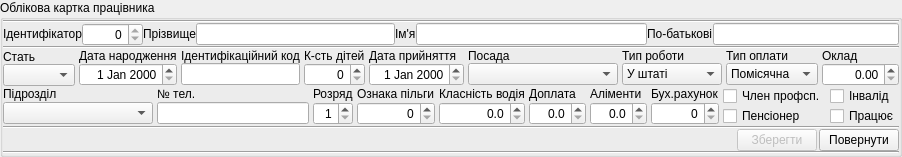
       <widget class="QGroupBox" name="groupBox">
        <property name="title">
         <string>Облікова картка працівника</string>
        </property>
        <layout class="QVBoxLayout">
         <property name="spacing">
          <number>0</number>
         </property>
         <property name="margin">
          <number>0</number>
         </property>
         <item>
          <widget class="Line" name="line">
           <property name="orientation">
            <enum>Qt::Horizontal</enum>
           </property>
          </widget>
         </item>
         <item>
          <layout class="QHBoxLayout">
           <item>
            <layout class="QHBoxLayout" name="horizontalLayout_7">
             <property name="spacing">
              <number>0</number>
             </property>
             <item>
              <widget class="QLabel" name="label_id">
               <property name="sizePolicy">
                <sizepolicy hsizetype="Fixed" vsizetype="Fixed">
                 <horstretch>0</horstretch>
                 <verstretch>0</verstretch>
                </sizepolicy>
               </property>
               <property name="text">
                <string>Ідентифікатор</string>
               </property>
              </widget>
             </item>
             <item>
              <widget class="QSpinBox" name="spinBox_id">
               <property name="focusPolicy">
                <enum>Qt::NoFocus</enum>
               </property>
               <property name="alignment">
                <set>Qt::AlignRight|Qt::AlignTrailing|Qt::AlignVCenter</set>
               </property>
               <property name="readOnly">
                <bool>true</bool>
               </property>
               <property name="maximum">
                <number>10000</number>
               </property>
              </widget>
             </item>
            </layout>
           </item>
           <item>
            <layout class="QHBoxLayout" name="horizontalLayout_4">
             <property name="spacing">
              <number>0</number>
             </property>
             <item>
              <widget class="QLabel" name="label_Prizv">
               <property name="sizePolicy">
                <sizepolicy hsizetype="Fixed" vsizetype="Fixed">
                 <horstretch>0</horstretch>
                 <verstretch>0</verstretch>
                </sizepolicy>
               </property>
               <property name="text">
                <string>Прізвище</string>
               </property>
              </widget>
             </item>
             <item>
              <widget class="QLineEdit" name="lineEdit_Prizv">
               <property name="sizePolicy">
                <sizepolicy hsizetype="Expanding" vsizetype="Fixed">
                 <horstretch>0</horstretch>
                 <verstretch>0</verstretch>
                </sizepolicy>
               </property>
               <property name="alignment">
                <set>Qt::AlignLeading|Qt::AlignLeft|Qt::AlignVCenter</set>
               </property>
              </widget>
             </item>
            </layout>
           </item>
           <item>
            <layout class="QHBoxLayout" name="horizontalLayout_5">
             <property name="spacing">
              <number>0</number>
             </property>
             <item>
              <widget class="QLabel" name="label_Imya">
               <property name="sizePolicy">
                <sizepolicy hsizetype="Fixed" vsizetype="Fixed">
                 <horstretch>0</horstretch>
                 <verstretch>0</verstretch>
                </sizepolicy>
               </property>
               <property name="text">
                <string>Ім'я</string>
               </property>
              </widget>
             </item>
             <item>
              <widget class="QLineEdit" name="lineEdit_Imya">
               <property name="alignment">
                <set>Qt::AlignLeading|Qt::AlignLeft|Qt::AlignVCenter</set>
               </property>
              </widget>
             </item>
            </layout>
           </item>
           <item>
            <layout class="QHBoxLayout" name="horizontalLayout_6">
             <property name="spacing">
              <number>0</number>
             </property>
             <item>
              <widget class="QLabel" name="label_Batk">
               <property name="sizePolicy">
                <sizepolicy hsizetype="Fixed" vsizetype="Fixed">
                 <horstretch>0</horstretch>
                 <verstretch>0</verstretch>
                </sizepolicy>
               </property>
               <property name="text">
                <string>По-батькові</string>
               </property>
              </widget>
             </item>
             <item>
              <widget class="QLineEdit" name="lineEdit_Batk">
               <property name="alignment">
                <set>Qt::AlignLeading|Qt::AlignLeft|Qt::AlignVCenter</set>
               </property>
              </widget>
             </item>
            </layout>
           </item>
          </layout>
         </item>
         <item>
          <widget class="Line" name="line_4">
           <property name="orientation">
            <enum>Qt::Horizontal</enum>
           </property>
          </widget>
         </item>
         <item>
          <layout class="QHBoxLayout">
           <property name="spacing">
            <number>4</number>
           </property>
           <item>
            <layout class="QVBoxLayout" name="verticalLayout_7">
             <property name="spacing">
              <number>0</number>
             </property>
             <item>
              <widget class="QLabel" name="label_gender">
               <property name="text">
                <string>Стать</string>
               </property>
              </widget>
             </item>
             <item>
              <widget class="QComboBox" name="comboBox_gender"/>
             </item>
            </layout>
           </item>
           <item>
            <layout class="QVBoxLayout">
             <property name="spacing">
              <number>0</number>
             </property>
             <item>
              <widget class="QLabel" name="label_BirthDate">
               <property name="sizePolicy">
                <sizepolicy hsizetype="Fixed" vsizetype="Fixed">
                 <horstretch>0</horstretch>
                 <verstretch>0</verstretch>
                </sizepolicy>
               </property>
               <property name="text">
                <string>Дата народження</string>
               </property>
              </widget>
             </item>
             <item>
              <widget class="QDateEdit" name="dateEdit_BirthDate">
               <property name="alignment">
                <set>Qt::AlignRight|Qt::AlignTrailing|Qt::AlignVCenter</set>
               </property>
               <property name="maximumDate">
                <date>
                 <year>2200</year>
                 <month>12</month>
                 <day>31</day>
                </date>
               </property>
               <property name="minimumDate">
                <date>
                 <year>1900</year>
                 <month>1</month>
                 <day>1</day>
                </date>
               </property>
              </widget>
             </item>
            </layout>
           </item>
           <item>
            <layout class="QVBoxLayout">
             <property name="spacing">
              <number>0</number>
             </property>
             <item>
              <widget class="QLabel" name="label">
               <property name="sizePolicy">
                <sizepolicy hsizetype="Fixed" vsizetype="Fixed">
                 <horstretch>0</horstretch>
                 <verstretch>0</verstretch>
                </sizepolicy>
               </property>
               <property name="text">
                <string>Ідентифікаційний код</string>
               </property>
              </widget>
             </item>
             <item>
              <widget class="QLineEdit" name="lineEdit_IdKod">
               <property name="inputMask">
                <string>0000000000; </string>
               </property>
               <property name="alignment">
                <set>Qt::AlignRight|Qt::AlignTrailing|Qt::AlignVCenter</set>
               </property>
              </widget>
             </item>
            </layout>
           </item>
           <item>
            <layout class="QVBoxLayout">
             <property name="spacing">
              <number>0</number>
             </property>
             <item>
              <widget class="QLabel" name="label_DityNum">
               <property name="sizePolicy">
                <sizepolicy hsizetype="Fixed" vsizetype="Fixed">
                 <horstretch>0</horstretch>
                 <verstretch>0</verstretch>
                </sizepolicy>
               </property>
               <property name="text">
                <string>К-сть дітей</string>
               </property>
              </widget>
             </item>
             <item>
              <widget class="QSpinBox" name="spinBox_DityNum">
               <property name="alignment">
                <set>Qt::AlignRight|Qt::AlignTrailing|Qt::AlignVCenter</set>
               </property>
               <property name="maximum">
                <number>12</number>
               </property>
              </widget>
             </item>
            </layout>
           </item>
           <item>
            <layout class="QVBoxLayout">
             <property name="spacing">
              <number>0</number>
             </property>
             <item>
              <widget class="QLabel" name="label_PryinDate">
               <property name="sizePolicy">
                <sizepolicy hsizetype="Fixed" vsizetype="Fixed">
                 <horstretch>0</horstretch>
                 <verstretch>0</verstretch>
                </sizepolicy>
               </property>
               <property name="text">
                <string>Дата прийняття</string>
               </property>
              </widget>
             </item>
             <item>
              <widget class="QDateEdit" name="dateEdit_PryinDate">
               <property name="alignment">
                <set>Qt::AlignRight|Qt::AlignTrailing|Qt::AlignVCenter</set>
               </property>
               <property name="maximumDate">
                <date>
                 <year>2200</year>
                 <month>12</month>
                 <day>31</day>
                </date>
               </property>
               <property name="minimumDate">
                <date>
                 <year>1900</year>
                 <month>1</month>
                 <day>1</day>
                </date>
               </property>
              </widget>
             </item>
            </layout>
           </item>
           <item>
            <layout class="QVBoxLayout">
             <property name="spacing">
              <number>0</number>
             </property>
             <item>
              <widget class="QLabel" name="label_Posada">
               <property name="sizePolicy">
                <sizepolicy hsizetype="Fixed" vsizetype="Fixed">
                 <horstretch>0</horstretch>
                 <verstretch>0</verstretch>
                </sizepolicy>
               </property>
               <property name="text">
                <string>Посада</string>
               </property>
              </widget>
             </item>
             <item>
              <widget class="QComboBox" name="comboBox_Posada">
               <property name="minimumSize">
                <size>
                 <width>150</width>
                 <height>0</height>
                </size>
               </property>
              </widget>
             </item>
            </layout>
           </item>
           <item>
            <layout class="QVBoxLayout">
             <property name="spacing">
              <number>0</number>
             </property>
             <item>
              <widget class="QLabel" name="label_typ_roboty">
               <property name="sizePolicy">
                <sizepolicy hsizetype="Fixed" vsizetype="Fixed">
                 <horstretch>0</horstretch>
                 <verstretch>0</verstretch>
                </sizepolicy>
               </property>
               <property name="text">
                <string>Тип роботи</string>
               </property>
              </widget>
             </item>
             <item>
              <widget class="QComboBox" name="comboBox_typ_roboty">
               <item>
                <property name="text">
                 <string>У штаті</string>
                </property>
               </item>
               <item>
                <property name="text">
                 <string>По договору</string>
                </property>
               </item>
               <item>
                <property name="text">
                 <string>За сумісн.</string>
                </property>
               </item>
              </widget>
             </item>
            </layout>
           </item>
           <item>
            <layout class="QVBoxLayout">
             <property name="spacing">
              <number>0</number>
             </property>
             <item>
              <widget class="QLabel" name="label_3">
               <property name="sizePolicy">
                <sizepolicy hsizetype="Fixed" vsizetype="Fixed">
                 <horstretch>0</horstretch>
                 <verstretch>0</verstretch>
                </sizepolicy>
               </property>
               <property name="text">
                <string>Тип оплати</string>
               </property>
              </widget>
             </item>
             <item>
              <widget class="QComboBox" name="comboBox_typ_oplaty">
               <item>
                <property name="text">
                 <string>Помісячна</string>
                </property>
               </item>
               <item>
                <property name="text">
                 <string>Погодинна</string>
                </property>
               </item>
              </widget>
             </item>
            </layout>
           </item>
           <item>
            <layout class="QVBoxLayout">
             <property name="spacing">
              <number>0</number>
             </property>
             <item>
              <widget class="QLabel" name="label_Stavka">
               <property name="sizePolicy">
                <sizepolicy hsizetype="Fixed" vsizetype="Fixed">
                 <horstretch>0</horstretch>
                 <verstretch>0</verstretch>
                </sizepolicy>
               </property>
               <property name="text">
                <string>Оклад</string>
               </property>
              </widget>
             </item>
             <item>
              <widget class="QDoubleSpinBox" name="doubleSpinBox_Stavka">
               <property name="alignment">
                <set>Qt::AlignRight|Qt::AlignTrailing|Qt::AlignVCenter</set>
               </property>
               <property name="maximum">
                <double>10000.000000000000000</double>
               </property>
              </widget>
             </item>
            </layout>
           </item>
          </layout>
         </item>
         <item>
          <layout class="QHBoxLayout">
           <property name="spacing">
            <number>4</number>
           </property>
           <item>
            <layout class="QVBoxLayout" name="_2">
             <property name="spacing">
              <number>0</number>
             </property>
             <item>
              <widget class="QLabel" name="label_pidrozdil">
               <property name="sizePolicy">
                <sizepolicy hsizetype="Fixed" vsizetype="Fixed">
                 <horstretch>0</horstretch>
                 <verstretch>0</verstretch>
                </sizepolicy>
               </property>
               <property name="text">
                <string>Підрозділ</string>
               </property>
              </widget>
             </item>
             <item>
              <widget class="QComboBox" name="comboBox_pidrozdil">
               <property name="minimumSize">
                <size>
                 <width>150</width>
                 <height>0</height>
                </size>
               </property>
              </widget>
             </item>
            </layout>
           </item>
           <item>
            <layout class="QVBoxLayout">
             <property name="spacing">
              <number>0</number>
             </property>
             <item>
              <widget class="QLabel" name="label_tel">
               <property name="sizePolicy">
                <sizepolicy hsizetype="Fixed" vsizetype="Fixed">
                 <horstretch>0</horstretch>
                 <verstretch>0</verstretch>
                </sizepolicy>
               </property>
               <property name="text">
                <string>№ тел.</string>
               </property>
              </widget>
             </item>
             <item>
              <widget class="QLineEdit" name="lineEdit_Tel">
               <property name="minimumSize">
                <size>
                 <width>100</width>
                 <height>0</height>
                </size>
               </property>
               <property name="maxLength">
                <number>20</number>
               </property>
               <property name="alignment">
                <set>Qt::AlignRight|Qt::AlignTrailing|Qt::AlignVCenter</set>
               </property>
              </widget>
             </item>
            </layout>
           </item>
           <item>
            <layout class="QVBoxLayout">
             <property name="spacing">
              <number>0</number>
             </property>
             <item>
              <widget class="QLabel" name="label_rozryad">
               <property name="sizePolicy">
                <sizepolicy hsizetype="Fixed" vsizetype="Fixed">
                 <horstretch>0</horstretch>
                 <verstretch>0</verstretch>
                </sizepolicy>
               </property>
               <property name="text">
                <string>Розряд</string>
               </property>
              </widget>
             </item>
             <item>
              <widget class="QSpinBox" name="spinBox_rozryad">
               <property name="alignment">
                <set>Qt::AlignRight|Qt::AlignTrailing|Qt::AlignVCenter</set>
               </property>
               <property name="minimum">
                <number>1</number>
               </property>
               <property name="maximum">
                <number>6</number>
               </property>
              </widget>
             </item>
            </layout>
           </item>
           <item>
            <layout class="QVBoxLayout">
             <property name="spacing">
              <number>0</number>
             </property>
             <item>
              <widget class="QLabel" name="label_2">
               <property name="sizePolicy">
                <sizepolicy hsizetype="Fixed" vsizetype="Fixed">
                 <horstretch>0</horstretch>
                 <verstretch>0</verstretch>
                </sizepolicy>
               </property>
               <property name="text">
                <string>Ознака пільги</string>
               </property>
              </widget>
             </item>
             <item>
              <widget class="QSpinBox" name="spinBox_OznPilgy">
               <property name="alignment">
                <set>Qt::AlignRight|Qt::AlignTrailing|Qt::AlignVCenter</set>
               </property>
               <property name="maximum">
                <number>4</number>
               </property>
              </widget>
             </item>
            </layout>
           </item>
           <item>
            <layout class="QVBoxLayout">
             <property name="spacing">
              <number>0</number>
             </property>
             <item>
              <widget class="QLabel" name="label_KlasnistVodiya">
               <property name="sizePolicy">
                <sizepolicy hsizetype="Fixed" vsizetype="Fixed">
                 <horstretch>0</horstretch>
                 <verstretch>0</verstretch>
                </sizepolicy>
               </property>
               <property name="text">
                <string>Класність водія</string>
               </property>
              </widget>
             </item>
             <item>
              <widget class="QDoubleSpinBox" name="doubleSpinBox_KlasnistVodiya">
               <property name="alignment">
                <set>Qt::AlignRight|Qt::AlignTrailing|Qt::AlignVCenter</set>
               </property>
               <property name="decimals">
                <number>1</number>
               </property>
               <property name="maximum">
                <double>100.000000000000000</double>
               </property>
              </widget>
             </item>
            </layout>
           </item>
           <item>
            <layout class="QVBoxLayout">
             <property name="spacing">
              <number>0</number>
             </property>
             <item>
              <widget class="QLabel" name="label_doplata">
               <property name="sizePolicy">
                <sizepolicy hsizetype="Fixed" vsizetype="Fixed">
                 <horstretch>0</horstretch>
                 <verstretch>0</verstretch>
                </sizepolicy>
               </property>
               <property name="text">
                <string>Доплата</string>
               </property>
              </widget>
             </item>
             <item>
              <widget class="QDoubleSpinBox" name="doubleSpinBox_doplata">
               <property name="alignment">
                <set>Qt::AlignRight|Qt::AlignTrailing|Qt::AlignVCenter</set>
               </property>
               <property name="decimals">
                <number>1</number>
               </property>
               <property name="maximum">
                <double>100.000000000000000</double>
               </property>
              </widget>
             </item>
            </layout>
           </item>
           <item>
            <layout class="QVBoxLayout">
             <property name="spacing">
              <number>0</number>
             </property>
             <item>
              <widget class="QLabel" name="label_alimenty">
               <property name="sizePolicy">
                <sizepolicy hsizetype="Fixed" vsizetype="Fixed">
                 <horstretch>0</horstretch>
                 <verstretch>0</verstretch>
                </sizepolicy>
               </property>
               <property name="text">
                <string>Аліменти</string>
               </property>
              </widget>
             </item>
             <item>
              <widget class="QDoubleSpinBox" name="doubleSpinBox_alimenty">
               <property name="alignment">
                <set>Qt::AlignRight|Qt::AlignTrailing|Qt::AlignVCenter</set>
               </property>
               <property name="decimals">
                <number>1</number>
               </property>
              </widget>
             </item>
            </layout>
           </item>
           <item>
            <layout class="QVBoxLayout">
             <property name="spacing">
              <number>0</number>
             </property>
             <item>
              <widget class="QLabel" name="label_4">
               <property name="sizePolicy">
                <sizepolicy hsizetype="Fixed" vsizetype="Fixed">
                 <horstretch>0</horstretch>
                 <verstretch>0</verstretch>
                </sizepolicy>
               </property>
               <property name="text">
                <string>Бух.рахунок</string>
               </property>
              </widget>
             </item>
             <item>
              <widget class="QSpinBox" name="spinBox_buh_rahunok">
               <property name="alignment">
                <set>Qt::AlignRight|Qt::AlignTrailing|Qt::AlignVCenter</set>
               </property>
               <property name="maximum">
                <number>1000</number>
               </property>
              </widget>
             </item>
            </layout>
           </item>
           <item>
            <layout class="QVBoxLayout">
             <property name="spacing">
              <number>0</number>
             </property>
             <item>
              <widget class="QCheckBox" name="checkBox_ChlenProfspilky">
               <property name="text">
                <string>Член профсп.</string>
               </property>
              </widget>
             </item>
             <item>
              <widget class="QCheckBox" name="checkBox_Pensioner">
               <property name="text">
                <string>Пенсіонер</string>
               </property>
              </widget>
             </item>
            </layout>
           </item>
           <item>
            <layout class="QVBoxLayout">
             <property name="spacing">
              <number>0</number>
             </property>
             <item>
              <widget class="QCheckBox" name="checkBox_Invalid">
               <property name="text">
                <string>Інвалід</string>
               </property>
              </widget>
             </item>
             <item>
              <widget class="QCheckBox" name="checkBox_WorkerWorks">
               <property name="text">
                <string>Працює</string>
               </property>
              </widget>
             </item>
            </layout>
           </item>
          </layout>
         </item>
         <item>
          <layout class="QVBoxLayout">
           <property name="spacing">
            <number>0</number>
           </property>
           <item>
            <widget class="Line" name="line_2">
             <property name="orientation">
              <enum>Qt::Horizontal</enum>
             </property>
            </widget>
           </item>
           <item>
            <layout class="QHBoxLayout">
             <property name="spacing">
              <number>2</number>
             </property>
             <item>
              <spacer>
               <property name="orientation">
                <enum>Qt::Horizontal</enum>
               </property>
               <property name="sizeHint" stdset="0">
                <size>
                 <width>40</width>
                 <height>5</height>
                </size>
               </property>
              </spacer>
             </item>
             <item>
              <widget class="QPushButton" name="pushButton_salary_form_save">
               <property name="enabled">
                <bool>false</bool>
               </property>
               <property name="focusPolicy">
                <enum>Qt::NoFocus</enum>
               </property>
               <property name="text">
                <string>Зберегти</string>
               </property>
               <property name="icon">
                <iconset resource="../uPictRc.qrc">
                 <normaloff>:/crystalProject/pictures/crystal-project-actions-PNG/filesave-256.png</normaloff>:/crystalProject/pictures/crystal-project-actions-PNG/filesave-256.png</iconset>
               </property>
               <property name="iconSize">
                <size>
                 <width>12</width>
                 <height>12</height>
                </size>
               </property>
              </widget>
             </item>
             <item>
              <widget class="QPushButton" name="pushButton_salary_form_abort">
               <property name="focusPolicy">
                <enum>Qt::NoFocus</enum>
               </property>
               <property name="text">
                <string>Повернути</string>
               </property>
               <property name="icon">
                <iconset resource="../uPictRc.qrc">
                 <normaloff>:/crystalProject/pictures/crystal-project-actions-PNG/reload_page-256.png</normaloff>:/crystalProject/pictures/crystal-project-actions-PNG/reload_page-256.png</iconset>
               </property>
               <property name="iconSize">
                <size>
                 <width>12</width>
                 <height>12</height>
                </size>
               </property>
              </widget>
             </item>
            </layout>
           </item>
           <item>
            <widget class="Line" name="line_3">
             <property name="orientation">
              <enum>Qt::Horizontal</enum>
             </property>
            </widget>
           </item>
          </layout>
         </item>
        </layout>
       </widget>
